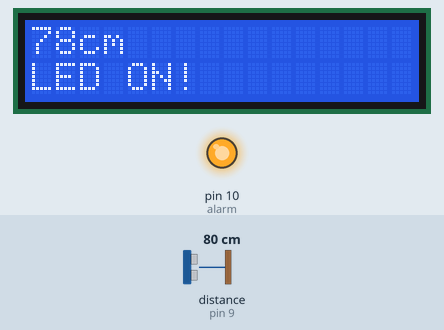
The sketch below on a simulated Arduino Uno, built with avr-gcc and run on an emulated ATmega328P. Shown: 16×2 character LCD, output pins drawn as LEDs (lit = HIGH). Wiring (inferred from the names in the program): ultrasonic range finder: trigger pin 8; echo pin 9. The inputs (shaded band) are chosen by the test bench; at power-on: distance to the obstacle (sensor on pin 9) 80 cm. The echo pulse lasts 58.3 µs per cm; pins used as bus, display or sensor lines are not drawn.

Above: at 1.2 s.
1.3 s: distance to the obstacle (sensor on pin 9) set to 53 cm
At 2.0 s:
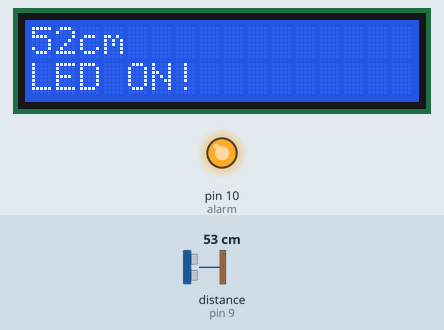
2.8 s: distance to the obstacle (sensor on pin 9) set to 46 cm
At 4.0 s:
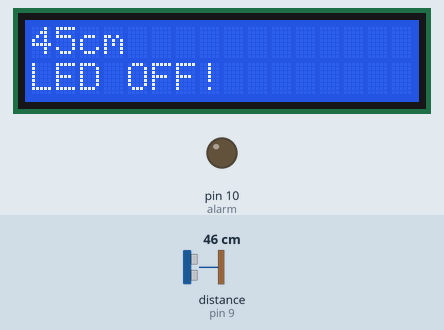
4.3 s: distance to the obstacle (sensor on pin 9) set to 2 cm
At 5.4 s:
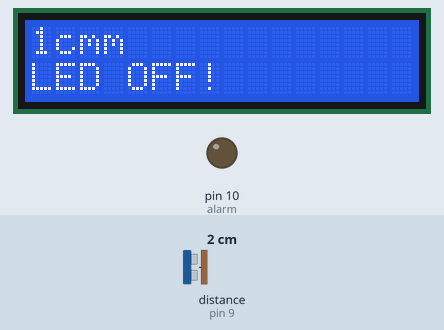
5.9 s: distance to the obstacle (sensor on pin 9) set to 60 cm
At 7.2 s:
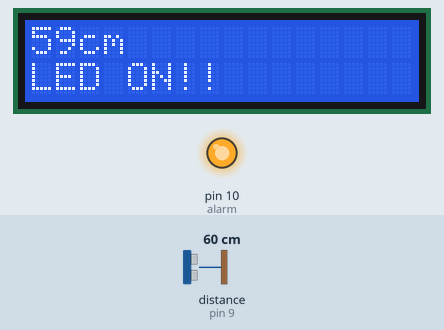
Timing chart, 0 to 8.4 s (numbered marks = the images above; inputs shaded):
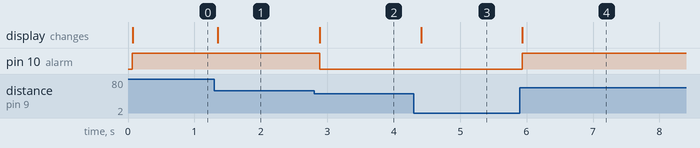

Measured:
- the behaviour switches between 51 and 50 cm on distance to the obstacle (sensor on pin 9) (found by bisection; images 1 and 2)
- after the input at 1.3 s, the display: changes after 0.05 s (image 1)
- after the input at 2.8 s, pin 10 (alarm): HIGH → LOW after 0.08 s; the display: changes after 0.09 s (image 2)
- after the input at 4.3 s, the display: changes after 0.12 s (image 3)
- after the input at 5.9 s, pin 10 (alarm): LOW → HIGH at once; the display: changes at once (image 4)

The sketch:

module_evaluatuation_proj.ino
```cpp
#include <LiquidCrystal.h>

const int rs = 2, en = 3, d4 = 4, d5 = 5, d6 = 6, d7 = 7;
LiquidCrystal lcd(rs, en, d4, d5, d6, d7);

int trig_pin = 8;
int echo_pin = 9;
long duration, distance_cm;
int led = 12;
int alarm = 10;

void setup() {
  pinMode(trig_pin, OUTPUT);
  pinMode(echo_pin, INPUT);
  pinMode(alarm, OUTPUT);
  lcd.begin(16,2);
  digitalWrite(alarm, HIGH);
}

void loop() {
  digitalWrite(trig_pin, LOW);
  delayMicroseconds(5);
  digitalWrite(trig_pin, HIGH);
  delayMicroseconds(10);
  digitalWrite(trig_pin, LOW);

  duration = pulseIn(echo_pin, HIGH);
  distance_cm = (duration/2) * 0.034;

  lcd.setCursor(0,0);

  lcd.print(distance_cm);
  lcd.print("cm");

//power on led if distance of obstacle is greatert than or equal to 50cm.
  if(distance_cm >= 50){
    lcd.setCursor(0,1);
    digitalWrite(led, HIGH);
    digitalWrite(alarm, HIGH);
    lcd.print("LED ON!");
  }else{
    lcd.setCursor(0,1);
    digitalWrite(led, LOW);
    digitalWrite(alarm, LOW);
    lcd.println("LED OFF!");
  }
  delay(250);
  //Serial.println(distance_cm);
}
```
